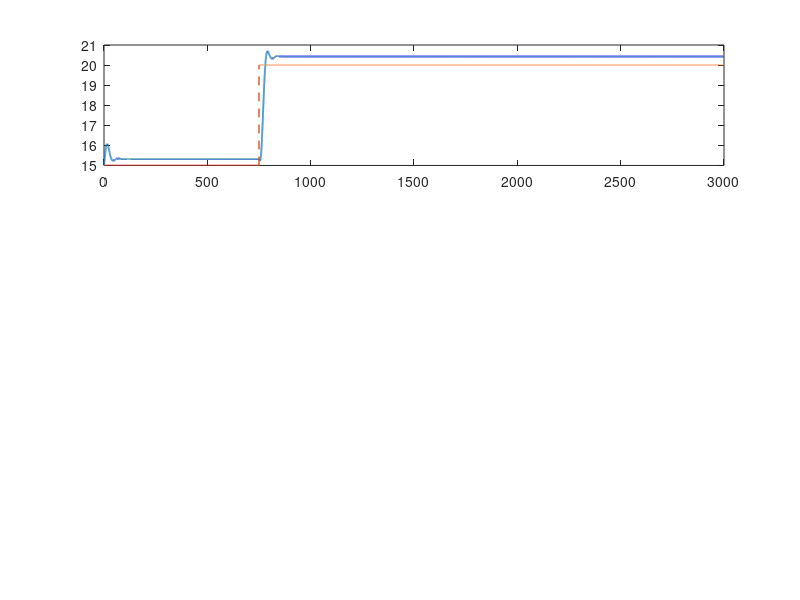

MATLAB code for this plot: (Note: this script raises an error after producing the figure.)
%% BB2 depth-plane AUV – discrete LQR demo with constraint overlays
clc; clear; close all;

%% 1. Continuous-time matrices (paper, Eqs 44–45)  … unchanged …
A_c = [ 9.056e-14  1.999       1          -9.466e-12 ;
       -1.527e-13  1.59e-14   -2.135e-11   1          ;
        1.300e-04 -3.04e-07  -0.036       -1.144      ;
        7.005e-07 -0.0149     -0.00258    -0.095     ];
B_c = [  3.257e-14  -3.078e-19 ;
        -9.036e-14  -1.156e-18 ;
        -1.5e-04    -2.219e-06 ;
         6.444e-05   4.595e-17 ];

T_s  = 0.05;                           % sample time [s]

%% 2. ZOH discretisation
sys_d = c2d(ss(A_c,B_c,eye(4),zeros(4,2)), T_s, 'zoh');
A = sys_d.A;  B = sys_d.B;

%% 3. Discrete LQR weights
Q = 200*diag([50 50 50 50]);
R = diag([10 10]);
K = dlqr(A,B,Q,R);

%% 4. Disturbance / g(x)  (illustrative)
alpha_w = 0.8;  alpha_q = 0.5;
beta_z  = 0.01; beta_th = 0.005;
f = @(x) [ -alpha_w*x(3)*abs(x(3)) - beta_z*x(1) ; ...
           -alpha_q*x(4)*abs(x(4)) - beta_th*x(2) ];
g = @(x) B*f(x);
%%
B = [-1.86e-7 0;
      8.04e-8 0;
     -7.59e-6 -1.11e-7;
      3.21e-6 0];

Bnorm = norm(B,2);           % 8.2440e-6

fmax = [1.3; 0.12585];       % as in (1)
Gamma = Bnorm * norm(fmax);  % 1.078e-5
disp(Gamma)

%% 5.  Simulation parameters
Tf   = 3000;                      N = Tf/T_s;
x    = zeros(4,N+1);
u    = zeros(2,N);
zRef = [15*ones(1,N/4)  20*ones(1,3*N/4)];  % depth step
thRef= zeros(1,N);

x(:,1) = [15; 0.05; 0; 0];                 % initial state

%% --- constraints -------------------------------------------------------
z_min =   0;      z_max = 50;              % depth envelope [m]
th_lim =  0.17;                            % |theta| ≤ 10°  ≈ 0.17 rad
dv_lim =  0.35;                            % |δ_v| ≤ 20°    ≈ 0.35 rad
dm_lim = 50;                               % |δ_m| ≤ 50 kg
% ------------------------------------------------------------------------

%% 6. Closed-loop simulation
for k = 1:N
    x_ref = [zRef(k); thRef(k); 0; 0];
    u(:,k) = -K * (x(:,k) - x_ref);
    x(:,k+1) = A*x(:,k) + B*u(:,k) + g(x(:,k));
end
t = 0:T_s:Tf;

%% 7. Plot with constraint overlays
figure;

% --- depth --------------------------------------------------------------
subplot(3,1,1)
plot(t, x(1,:), 'LineWidth',1.3); hold on
plot(t(1:end-1), zRef, '--', 'LineWidth',1.0)
% plotting constraints
yline(z_min, ':', 'Depth min',  'LabelHorizontalAlignment','left');
yline(z_max, ':', 'Depth max',  'LabelHorizontalAlignment','left');
ylabel('Depth  z [m]')
legend('z(t)','z_{ref}','Location','best'); grid on

% --- pitch --------------------------------------------------------------
subplot(3,1,2)
plot(t, x(2,:), 'LineWidth',1.3); hold on
yline( th_lim, ':', '+θ_{lim}');
yline(-th_lim, ':', '-θ_{lim}');
ylabel('Pitch  θ [rad]'); grid on
legend('θ(t)','Location','best')

% --- control inputs -----------------------------------------------------
subplot(3,1,3)
stairs(t(1:end-1), u(1,:), 'LineWidth',1.3); hold on
stairs(t(1:end-1), u(2,:), 'LineWidth',1.3)
% plotting constraints
yline( dv_lim, '--', '+δ_v^{lim}');
yline(-dv_lim, '--', '-δ_v^{lim}');
yline( dm_lim, '--', '+δ_m^{lim}');
yline(-dm_lim, '--', '-δ_m^{lim}');
ylabel('Inputs'); xlabel('Time  [s]'); grid on
legend('δ_v','δ_m','Location','best')

sgtitle('BB2 discrete LQR - with constraint overlays')
